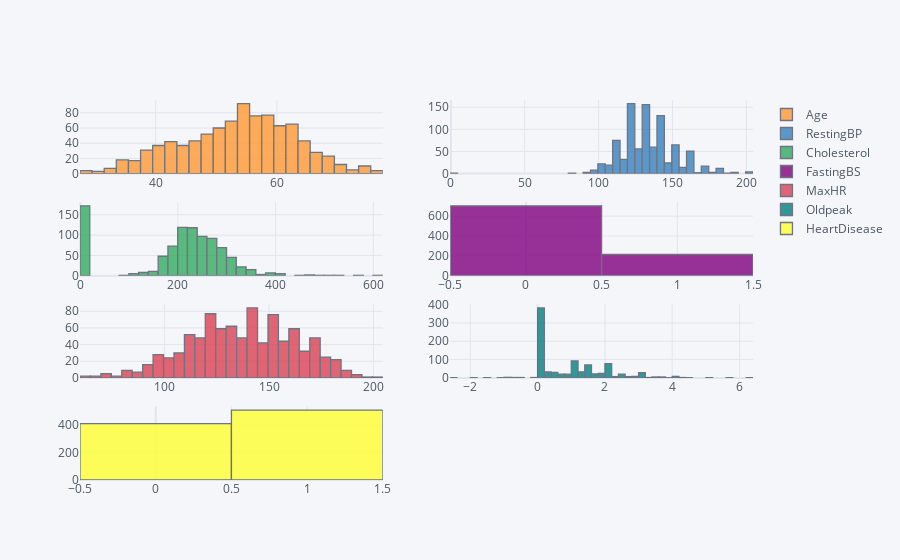

The cell this chart's notebook holds for it:
### Markdown cell above
## Hostogram for Numerical Features

### Code cell
cf.go_offline()
cf.set_config_file(offline=False, world_readable=True)
num_cols.iplot(kind='histogram',subplots=True)

### Figure 1 — Plotly figure (JSON) as saved in the notebook; plotly's stock layout.template omitted (floating-point values rounded to 4 significant figures; data arrays with more than 128 entries replaced by an {"elided": "..."} marker saying what was removed)
{"data": [{"histfunc": "count", "histnorm": "", "marker": {"color": "rgba(255, 153, 51, 1.0)", "line": {"color": "#4D5663", "width": 1.3}}, "name": "Age", "opacity": 0.8, "orientation": "v", "x": {"elided": "918 int values"}, "xaxis": "x", "yaxis": "y", "type": "histogram"}, {"histfunc": "count", "histnorm": "", "marker": {"color": "rgba(55, 128, 191, 1.0)", "line": {"color": "#4D5663", "width": 1.3}}, "name": "RestingBP", "opacity": 0.8, "orientation": "v", "x": {"elided": "918 int values"}, "xaxis": "x2", "yaxis": "y2", "type": "histogram"}, {"histfunc": "count", "histnorm": "", "marker": {"color": "rgba(50, 171, 96, 1.0)", "line": {"color": "#4D5663", "width": 1.3}}, "name": "Cholesterol", "opacity": 0.8, "orientation": "v", "x": {"elided": "918 int values"}, "xaxis": "x3", "yaxis": "y3", "type": "histogram"}, {"histfunc": "count", "histnorm": "", "marker": {"color": "rgba(128, 0, 128, 1.0)", "line": {"color": "#4D5663", "width": 1.3}}, "name": "FastingBS", "opacity": 0.8, "orientation": "v", "x": {"elided": "918 int values"}, "xaxis": "x4", "yaxis": "y4", "type": "histogram"}, {"histfunc": "count", "histnorm": "", "marker": {"color": "rgba(219, 64, 82, 1.0)", "line": {"color": "#4D5663", "width": 1.3}}, "name": "MaxHR", "opacity": 0.8, "orientation": "v", "x": {"elided": "918 int values"}, "xaxis": "x5", "yaxis": "y5", "type": "histogram"}, {"histfunc": "count", "histnorm": "", "marker": {"color": "rgba(0, 128, 128, 1.0)", "line": {"color": "#4D5663", "width": 1.3}}, "name": "Oldpeak", "opacity": 0.8, "orientation": "v", "x": {"elided": "918 float values"}, "xaxis": "x6", "yaxis": "y6", "type": "histogram"}, {"histfunc": "count", "histnorm": "", "marker": {"color": "rgba(255, 255, 51, 1.0)", "line": {"color": "#4D5663", "width": 1.3}}, "name": "HeartDisease", "opacity": 0.8, "orientation": "v", "x": {"elided": "918 int values"}, "xaxis": "x7", "yaxis": "y7", "type": "histogram"}], "layout": {"barmode": "overlay", "legend": {"bgcolor": "#F5F6F9", "font": {"color": "#4D5663"}}, "paper_bgcolor": "#F5F6F9", "plot_bgcolor": "#F5F6F9", "title": {"font": {"color": "#4D5663"}}, "xaxis": {"anchor": "y", "domain": [0.0, 0.45], "gridcolor": "#E1E5ED", "showgrid": true, "tickfont": {"color": "#4D5663"}, "title": {"font": {"color": "#4D5663"}, "text": ""}, "zerolinecolor": "#E1E5ED"}, "yaxis": {"anchor": "x", "domain": [0.8063, 1.0], "gridcolor": "#E1E5ED", "showgrid": true, "tickfont": {"color": "#4D5663"}, "title": {"font": {"color": "#4D5663"}, "text": ""}, "zerolinecolor": "#E1E5ED"}, "xaxis2": {"anchor": "y2", "domain": [0.55, 1.0], "gridcolor": "#E1E5ED", "showgrid": true, "tickfont": {"color": "#4D5663"}, "title": {"font": {"color": "#4D5663"}, "text": ""}, "zerolinecolor": "#E1E5ED"}, "yaxis2": {"anchor": "x2", "domain": [0.8063, 1.0], "gridcolor": "#E1E5ED", "showgrid": true, "tickfont": {"color": "#4D5663"}, "title": {"font": {"color": "#4D5663"}, "text": ""}, "zerolinecolor": "#E1E5ED"}, "xaxis3": {"anchor": "y3", "domain": [0.0, 0.45], "gridcolor": "#E1E5ED", "showgrid": true, "tickfont": {"color": "#4D5663"}, "title": {"font": {"color": "#4D5663"}, "text": ""}, "zerolinecolor": "#E1E5ED"}, "yaxis3": {"anchor": "x3", "domain": [0.5375, 0.7312], "gridcolor": "#E1E5ED", "showgrid": true, "tickfont": {"color": "#4D5663"}, "title": {"font": {"color": "#4D5663"}, "text": ""}, "zerolinecolor": "#E1E5ED"}, "xaxis4": {"anchor": "y4", "domain": [0.55, 1.0], "gridcolor": "#E1E5ED", "showgrid": true, "tickfont": {"color": "#4D5663"}, "title": {"font": {"color": "#4D5663"}, "text": ""}, "zerolinecolor": "#E1E5ED"}, "yaxis4": {"anchor": "x4", "domain": [0.5375, 0.7312], "gridcolor": "#E1E5ED", "showgrid": true, "tickfont": {"color": "#4D5663"}, "title": {"font": {"color": "#4D5663"}, "text": ""}, "zerolinecolor": "#E1E5ED"}, "xaxis5": {"anchor": "y5", "domain": [0.0, 0.45], "gridcolor": "#E1E5ED", "showgrid": true, "tickfont": {"color": "#4D5663"}, "title": {"font": {"color": "#4D5663"}, "text": ""}, "zerolinecolor": "#E1E5ED"}, "yaxis5": {"anchor": "x5", "domain": [0.2687, 0.4625], "gridcolor": "#E1E5ED", "showgrid": true, "tickfont": {"color": "#4D5663"}, "title": {"font": {"color": "#4D5663"}, "text": ""}, "zerolinecolor": "#E1E5ED"}, "xaxis6": {"anchor": "y6", "domain": [0.55, 1.0], "gridcolor": "#E1E5ED", "showgrid": true, "tickfont": {"color": "#4D5663"}, "title": {"font": {"color": "#4D5663"}, "text": ""}, "zerolinecolor": "#E1E5ED"}, "yaxis6": {"anchor": "x6", "domain": [0.2687, 0.4625], "gridcolor": "#E1E5ED", "showgrid": true, "tickfont": {"color": "#4D5663"}, "title": {"font": {"color": "#4D5663"}, "text": ""}, "zerolinecolor": "#E1E5ED"}, "xaxis7": {"anchor": "y7", "domain": [0.0, 0.45], "gridcolor": "#E1E5ED", "showgrid": true, "tickfont": {"color": "#4D5663"}, "title": {"font": {"color": "#4D5663"}, "text": ""}, "zerolinecolor": "#E1E5ED"}, "yaxis7": {"anchor": "x7", "domain": [0.0, 0.1938], "gridcolor": "#E1E5ED", "showgrid": true, "tickfont": {"color": "#4D5663"}, "title": {"font": {"color": "#4D5663"}, "text": ""}, "zerolinecolor": "#E1E5ED"}}}
